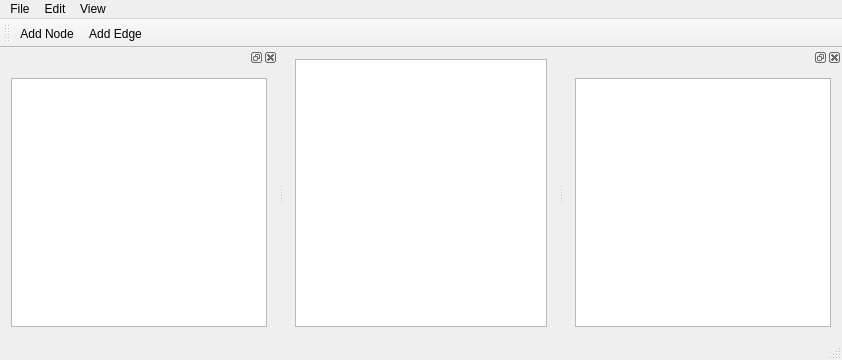
<?xml version="1.0" encoding="UTF-8"?>
<ui version="4.0">
 <class>MainWindow</class>
 <widget class="QMainWindow" name="MainWindow">
  <property name="geometry">
   <rect>
    <x>0</x>
    <y>0</y>
    <width>842</width>
    <height>360</height>
   </rect>
  </property>
  <property name="sizePolicy">
   <sizepolicy hsizetype="MinimumExpanding" vsizetype="MinimumExpanding">
    <horstretch>0</horstretch>
    <verstretch>0</verstretch>
   </sizepolicy>
  </property>
  <property name="minimumSize">
   <size>
    <width>640</width>
    <height>360</height>
   </size>
  </property>
  <property name="acceptDrops">
   <bool>false</bool>
  </property>
  <property name="windowTitle">
   <string>MainWindow</string>
  </property>
  <widget class="QWidget" name="centralWidget">
   <property name="sizePolicy">
    <sizepolicy hsizetype="Expanding" vsizetype="Expanding">
     <horstretch>0</horstretch>
     <verstretch>0</verstretch>
    </sizepolicy>
   </property>
   <layout class="QGridLayout" name="gridLayout_2">
    <item row="0" column="0">
     <widget class="GraphWidget" name="graphWidget">
      <property name="sizePolicy">
       <sizepolicy hsizetype="Preferred" vsizetype="Preferred">
        <horstretch>0</horstretch>
        <verstretch>0</verstretch>
       </sizepolicy>
      </property>
     </widget>
    </item>
   </layout>
  </widget>
  <widget class="QMenuBar" name="menuBar">
   <property name="geometry">
    <rect>
     <x>0</x>
     <y>0</y>
     <width>842</width>
     <height>22</height>
    </rect>
   </property>
   <widget class="QMenu" name="menuFile">
    <property name="title">
     <string>File</string>
    </property>
    <addaction name="actionNew"/>
    <addaction name="actionOpen"/>
    <addaction name="actionSave"/>
    <addaction name="actionSave_As"/>
   </widget>
   <widget class="QMenu" name="menuEdit">
    <property name="title">
     <string>Edit</string>
    </property>
    <addaction name="actionUndo"/>
    <addaction name="actionRedo"/>
    <addaction name="separator"/>
    <addaction name="actionCut"/>
    <addaction name="actionCopy"/>
    <addaction name="actionPaste"/>
    <addaction name="actionDelete"/>
   </widget>
   <widget class="QMenu" name="menuWindow">
    <property name="title">
     <string>View</string>
    </property>
    <widget class="QMenu" name="menuShow">
     <property name="title">
      <string>Show</string>
     </property>
     <addaction name="actionShow_Stack"/>
     <addaction name="actionShow_Queue"/>
     <addaction name="actionShow_Table"/>
    </widget>
    <addaction name="menuShow"/>
   </widget>
   <addaction name="menuFile"/>
   <addaction name="menuEdit"/>
   <addaction name="menuWindow"/>
  </widget>
  <widget class="QToolBar" name="mainToolBar">
   <attribute name="toolBarArea">
    <enum>TopToolBarArea</enum>
   </attribute>
   <attribute name="toolBarBreak">
    <bool>false</bool>
   </attribute>
   <addaction name="actionAdd_Node"/>
   <addaction name="actionAdd_Edge"/>
  </widget>
  <widget class="QStatusBar" name="statusBar"/>
  <widget class="QDockWidget" name="dockWidget_Stack">
   <property name="sizePolicy">
    <sizepolicy hsizetype="Preferred" vsizetype="Preferred">
     <horstretch>0</horstretch>
     <verstretch>0</verstretch>
    </sizepolicy>
   </property>
   <attribute name="dockWidgetArea">
    <number>1</number>
   </attribute>
   <widget class="QWidget" name="dockWidgetContents_Stack">
    <layout class="QGridLayout" name="gridLayout_3">
     <item row="0" column="0">
      <widget class="QTableWidget" name="tableWidget"/>
     </item>
    </layout>
   </widget>
  </widget>
  <widget class="QDockWidget" name="dockWidget_Queue">
   <attribute name="dockWidgetArea">
    <number>2</number>
   </attribute>
   <widget class="QWidget" name="dockWidgetContents_Queue">
    <layout class="QGridLayout" name="gridLayout_4">
     <item row="0" column="0">
      <widget class="QListWidget" name="listWidget"/>
     </item>
    </layout>
   </widget>
  </widget>
  <action name="actionNew">
   <property name="text">
    <string>New</string>
   </property>
  </action>
  <action name="actionOpen">
   <property name="text">
    <string>Open</string>
   </property>
  </action>
  <action name="actionSave">
   <property name="text">
    <string>Save</string>
   </property>
  </action>
  <action name="actionSave_As">
   <property name="text">
    <string>Save As</string>
   </property>
  </action>
  <action name="actionUndo">
   <property name="text">
    <string>Undo</string>
   </property>
  </action>
  <action name="actionRedo">
   <property name="text">
    <string>Redo</string>
   </property>
  </action>
  <action name="actionCut">
   <property name="text">
    <string>Cut</string>
   </property>
  </action>
  <action name="actionCopy">
   <property name="text">
    <string>Copy</string>
   </property>
  </action>
  <action name="actionPaste">
   <property name="text">
    <string>Paste</string>
   </property>
  </action>
  <action name="actionDelete">
   <property name="text">
    <string>Delete</string>
   </property>
  </action>
  <action name="actionShow">
   <property name="text">
    <string>Show</string>
   </property>
  </action>
  <action name="actionShow_Stack">
   <property name="text">
    <string>Show Stack</string>
   </property>
  </action>
  <action name="actionShow_Queue">
   <property name="text">
    <string>Show Queue</string>
   </property>
  </action>
  <action name="actionShow_Table">
   <property name="text">
    <string>Show Table</string>
   </property>
  </action>
  <action name="actionAdd_Node">
   <property name="text">
    <string>Add Node</string>
   </property>
  </action>
  <action name="actionAdd_Edge">
   <property name="text">
    <string>Add Edge</string>
   </property>
  </action>
 </widget>
 <layoutdefault spacing="6" margin="11"/>
 <customwidgets>
  <customwidget>
   <class>GraphWidget</class>
   <extends>QGraphicsView</extends>
   <header>graphwidget.h</header>
  </customwidget>
 </customwidgets>
 <resources/>
 <connections>
  <connection>
   <sender>actionShow_Queue</sender>
   <signal>triggered()</signal>
   <receiver>dockWidget_Queue</receiver>
   <slot>show()</slot>
   <hints>
    <hint type="sourcelabel">
     <x>-1</x>
     <y>-1</y>
    </hint>
    <hint type="destinationlabel">
     <x>701</x>
     <y>189</y>
    </hint>
   </hints>
  </connection>
  <connection>
   <sender>actionShow_Stack</sender>
   <signal>triggered()</signal>
   <receiver>dockWidget_Stack</receiver>
   <slot>show()</slot>
   <hints>
    <hint type="sourcelabel">
     <x>-1</x>
     <y>-1</y>
    </hint>
    <hint type="destinationlabel">
     <x>139</x>
     <y>189</y>
    </hint>
   </hints>
  </connection>
 </connections>
</ui>
